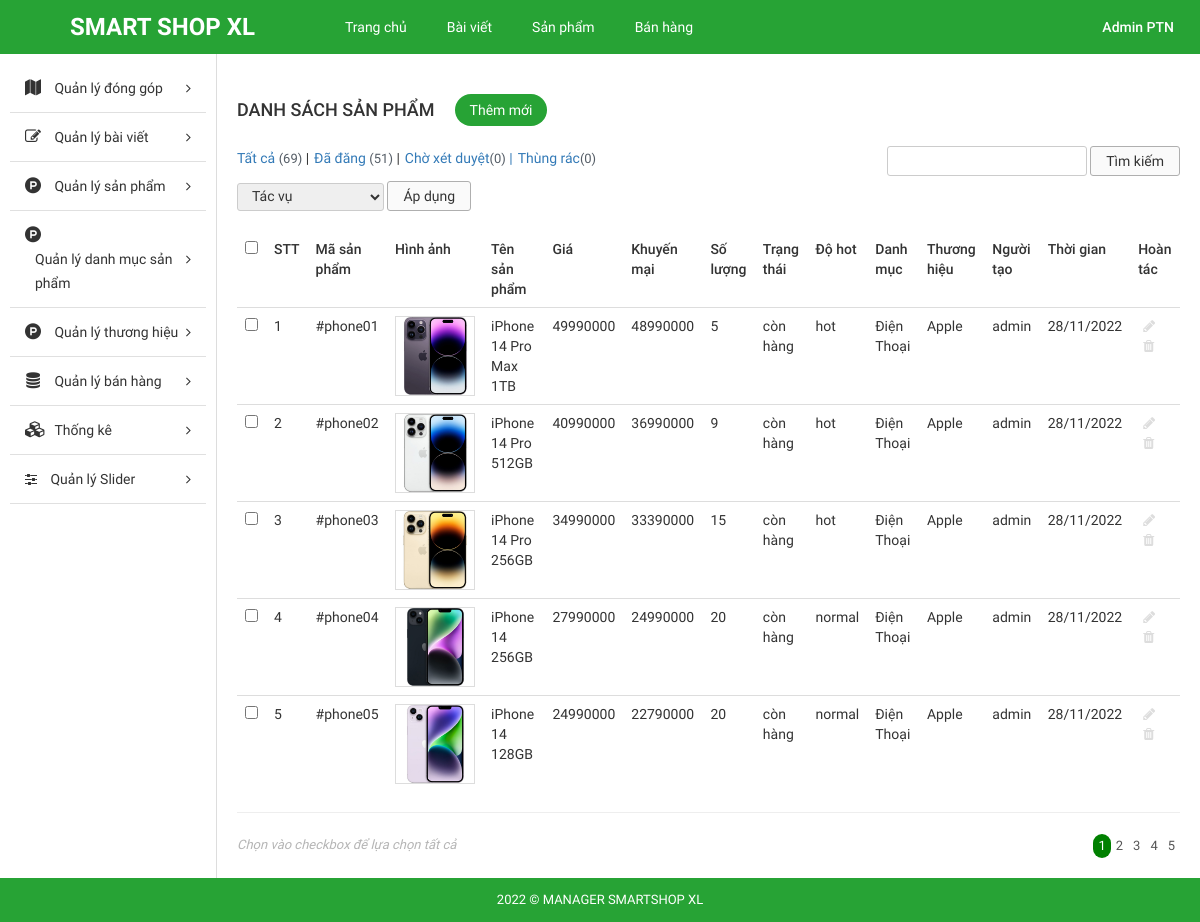
Page /Source_code/admin/index.php?modules=products&controllers=index&action=list (signed in) on the committed database.
### tables this page shows
CREATE TABLE `tbl_product` (
  `id` int NOT NULL AUTO_INCREMENT,
  `id_category` int NOT NULL,
  `id_brand` int NOT NULL,
  `name` varchar(255) NOT NULL,
  `code` varchar(255) NOT NULL,
  `price` float NOT NULL,
  `promotional_price` float NOT NULL,
  `quantity` int NOT NULL,
  `status` enum('còn hàng','hết hàng','hàng sắp về') NOT NULL,
  `description` text NOT NULL,
  `screen` varchar(255) NOT NULL,
  `ram` varchar(255) NOT NULL,
  `cpu` varchar(255) NOT NULL,
  `memory` varchar(255) NOT NULL,
  `operating_system` varchar(255) NOT NULL,
  `front_camera` varchar(255) NOT NULL,
  `rear_camera` varchar(255) NOT NULL,
  `user` varchar(255) NOT NULL,
  `create_date` varchar(255) NOT NULL,
  `image` varchar(255) NOT NULL,
  `level` enum('hot','normal','discount') NOT NULL,
  PRIMARY KEY (`id`),
  KEY `id_brand` (`id_brand`),
  KEY `id_category` (`id_category`),
  CONSTRAINT `tbl_product_ibfk_1` FOREIGN KEY (`id_brand`) REFERENCES `tbl_brand` (`id`) ON DELETE CASCADE,
  CONSTRAINT `tbl_product_ibfk_2` FOREIGN KEY (`id_category`) REFERENCES `tbl_category` (`id`) ON DELETE CASCADE
);

### Source_code/admin/libraries/database.php (called while the page is built, shortened)
<?php
function db_query($query_string) {
    global $conn;
    $result = mysqli_query($conn, $query_string);
    return $result;
}
function db_fetch_array($query_string) {
    $result = array();
    $mysqli_result = db_query($query_string);
    while ($row = mysqli_fetch_assoc($mysqli_result)) {
        $result[] = $row;
    }
    return $result;
}

### Source_code/admin/modules/products/models/indexModel.php (called while the page is built, shortened)
<?php
function getAllProduct(){
	return db_fetch_array("SELECT * FROM `tbl_product`");
}
function get_category_by_id($id){
	$data = db_fetch_array("SELECT * FROM `tbl_category` WHERE `id` = '$id'");
	return $data[0]['name'];
}
function get_brand_by_id($id){
	$data = db_fetch_array("SELECT * FROM `tbl_brand` WHERE `id` = '$id'");
	return $data[0]['name'];
}

### Source_code/admin/modules/products/controllers/indexController.php (called while the page is built, shortened)
<?php
function listAction() {
	$data_tmp = getAllProduct();
	for ($i=0; $i <count($data_tmp) ; $i++) {
		$data_tmp[$i]['category'] = get_category_by_id($data_tmp[$i]['id_category']);
		$data_tmp[$i]['brand']  = get_brand_by_id($data_tmp[$i]['id_brand']) ;
	};
	if(!empty($_GET['page'])){
		$page = $_GET['page'];
	}else{
		$page =1;
	}
	$numProduct = count($data_tmp);
	$productOnPage = 5;
	$num = ceil($numProduct/$productOnPage);
	$start = ($page - 1) * $productOnPage;
	$res =[];
	for ($i=$start; $i < $start+$productOnPage; $i++) {
		if(isset($data_tmp[$i]))
        $res[] = $data_tmp[$i];
	};
	$data = [$res, $num, $page];
	load_view('list',$data);
}

### Source_code/admin/core/router.php (called while the page is built, shortened)
<?php
$action_name = get_action().'Action';
call_function(array('construct', $action_name));

### Source_code/admin/core/appload.php (called while the page is built, shortened)
<?php
require CONFIGPATH . DIRECTORY_SEPARATOR . 'database.php';
require LIBPATH . DIRECTORY_SEPARATOR . 'database.php';
require COREPATH . DIRECTORY_SEPARATOR . 'base.php';
require COREPATH . DIRECTORY_SEPARATOR . 'router.php';

### Source_code/admin/index.php (called while the page is built, shortened)
<?php
require COREPATH.DIRECTORY_SEPARATOR.'appload.php';

### Source_code/admin/modules/products/views/listView.php (the view, shortened to what this page needs)
<div id="main-content-wp" class="list-product-page">
    <div class="wrap clearfix">
        <div id="content" class="fl-right">
            <div class="section" id="title-page">
                <div class="clearfix">
                    <h3 id="index" class="fl-left">Danh sách sản phẩm</h3>
                    <a href="?modules=products&controllers=index&action=add" title="" id="add-new" class="fl-left">Thêm mới</a>
                </div>
            </div>
            <div class="section" id="detail-page">
                <div class="section-detail">
                    <div class="filter-wp clearfix">
                        <ul class="post-status fl-left">
                            <li class="all"><a href="">Tất cả <span class="count">(69)</span></a> |</li>
                            <li class="publish"><a href="">Đã đăng <span class="count">(51)</span></a> |</li>
                            <li class="pending"><a href="">Chờ xét duyệt<span class="count">(0)</span> |</a></li>
                            <li class="pending"><a href="">Thùng rác<span class="count">(0)</span></a></li>
                        </ul>
                        <form method="GET" class="form-s fl-right">
                            <input type="text" name="s" id="s">
                            <input type="submit" name="sm_s" value="Tìm kiếm">
                        </form>
                    </div>
                    <div class="actions">
                        <form method="GET" action="" class="form-actions">
                            <select name="actions">
                                <option value="0">Tác vụ</option>
                            </select>
                            <input type="submit" name="sm_action" value="Áp dụng">
                        </form>
                    </div>
                    <div class="table-responsive">
                        <table class="table list-table-wp">
                            <thead>
                                <tr>
                                    <td><input type="checkbox" name="checkAll" id="checkAll"></td>
                                    <td><span class="thead-text">STT</span></td>
                                    <td><span class="thead-text">Mã sản phẩm</span></td>
                                    <td><span class="thead-text">Hình ảnh</span></td>
                                    <td><span class="thead-text">Tên sản phẩm</span></td>
                                    <td><span class="thead-text">Giá</span></td>
                                    <td><span class="thead-text">Khuyến mại</span></td>
                                    <td><span class="thead-text">Số lượng</span></td>
                                    <td><span class="thead-text">Trạng thái</span></td>
                                    <td><span class="thead-text">Độ hot</span></td>
                                    <td><span class="thead-text">Danh mục</span></td>
                                    <td><span class="thead-text">Thương hiệu</span></td>
                                    <td><span class="thead-text">Người tạo</span></td>
                                    <td><span class="thead-text">Thời gian</span></td>
                                    <td><span class="thead-text">Hoàn tác</span></td>
                                </tr>
                            </thead>
                            <tbody>
                                <?php  $i=0; if(!empty($data['0'])) foreach ($data['0'] as $value) { $i++;?>
                                <tr>
                                    <td><input type="checkbox" name="checkItem" class="checkItem"></td>
                                    <td><span class="tbody-text"><?php echo $i; ?></span></td>
                                    <td><span class="tbody-text"><?php echo $value['code']; ?></span></td>
                                    <td>
                                        <div class="tbody-thumb">
                                            <img src="<?php echo $value['image']; ?>" alt="">
                                        </div>
                                    </td>
                                    <td><span class="tbody-text"><?php echo $value['name']; ?></span></td>
                                    <td><span class="tbody-text"><?php echo $value['price']; ?></span></td>
                                    <td><span class="tbody-text"><?php echo $value['promotional_price']; ?></span></td>
                                    <td><span class="tbody-text"><?php echo $value['quantity']; ?></span></td>
                                    <td><span class="tbody-text"><?php echo $value['status']; ?></span></td>
                                    <td><span class="tbody-text"><?php echo $value['level']; ?></span></td>
                                    <td><span class="tbody-text"><?php echo $value['category']; ?></span></td>
                                    <td><span class="tbody-text"><?php echo $value['brand']; ?></span></td>
                                    <td><span class="tbody-text"><?php echo $value['user']; ?></span></td>
                                    <td><span class="tbody-text"><?php echo $value['create_date']; ?></span></td>
                                    <td>
                                        <ul class="list-operation ">
                                            <li><a href="?modules=products&controllers=index&action=edit&id=<?php echo $value['id'] ;?>" title="Sửa" class="edit"><i class="fa fa-pencil" aria-hidden="true"></i></a></li>
                                            <li><a onclick="return Del('<?php echo $value['name'];?>')" href="?modules=products&controllers=index&action=delete&id=<?php echo $value['id'] ;?>" title="Xóa" class="delete"><i class="fa fa-trash" aria-hidden="true"></i></a></li>
                                        </ul>
                                    </td>
                                </tr>
                                <?php }; ?>
                            </tbody>
                        </table>
                        <hr>
                    </div>
                </div>
            </div>
            <div class="section" id="paging-wp">
                <div class="section-detail clearfix">
                    <p id="desc" class="fl-left">Chọn vào checkbox để lựa chọn tất cả</p>
                    <ul id="list-paging" class="fl-right">
                        <?php for ($i=1; $i <= $data['1'] ; $i++) { ?>
                        <li>
                            <a <?php if($i == $data['2']) echo 'style="background-color: green; color:white; border-radius:300px;"';  ?>  href="?modules=products&controllers=index&action=list&page=<?php echo $i; ?>" title=""><?php echo $i; ?></a>
                        </li>
                        <?php }; ?>
                    </ul>
                </div>
            </div>
        </div>
    </div>
</div>

### Source_code/admin/core/base.php (shortened to what this page needs)
<?php
function get_module() {
    global $config;
    $module = isset($_GET['modules']) ? $_GET['modules'] : $config['default_module'];
    return $module;
}
function call_function($list_function = array()) {
    if (is_array($list_function)) {
        foreach ($list_function as $f) {
            if (function_exists($f())) {
                $f();
            }
        }
    }
}
function load_view($name, $data_send = array()) {
    $data = $data_send;
    $path = MODULESPATH . DIRECTORY_SEPARATOR . get_module() . DIRECTORY_SEPARATOR . 'views' . DIRECTORY_SEPARATOR . $name . 'View.php';
    if (file_exists($path)) {
        require $path;
    } else {
        echo "Không tìm thấy {$path}";
    }
}
function get_header($name = '') {
    global $data;
    if (empty($name)) {
        $name = 'header';
    } else {
        $name = "header-{$name}";
    }
    $path = LAYOUTPATH . DIRECTORY_SEPARATOR . $name . '.php';
    if (file_exists($path)) {
        if (is_array($data)) {
            foreach ($data as $key => $a) {
                $$key = $a;
            }
        }
        require $path;
    } else {
        echo "Không tìm thấy {$path}";
    }
}
function get_footer($name = '') {
    global $data;
    if (empty($name)) {
        $name = 'footer';
    } else {
        $name = "footer-{$name}";
    }
    $path = LAYOUTPATH . DIRECTORY_SEPARATOR . $name . '.php';
    if (file_exists($path)) {
        if (is_array($data)) {
            foreach ($data as $key => $a) {
                $$key = $a;
            }
        }
        require $path;
    } else {
        echo "Không tìm thấy {$path}";
    }
}
function get_sidebar($name = '') {
    global $data;
    if (empty($name)) {
        $name = 'sidebar';
    } else {
        $name = "sidebar-{$name}";
    }
    $path = LAYOUTPATH . DIRECTORY_SEPARATOR . $name . '.php';
    if (file_exists($path)) {
        if (is_array($data)) {
            foreach ($data as $key => $a) {
                $$key = $a;
            }
        }
        require $path;
    } else {
        echo "Không tìm thấy {$path}";
    }
}
?>

### Source_code/admin/public/css/import/global.css (style rules this page uses)
body { font-family: "Roboto Regular"; font-size: 14px; line-height: 24px; color: #333; }
.fl-left { float: left; }
.fl-right { float: right; }
img { max-width: 100%; height: auto; display: block; }
ul li { list-style: none!important; }
a { text-decoration: none!important; }

### Source_code/admin/public/css/import/list_post.css (style rules this page uses)
#content { width: 82%; border-left: 1px solid #ddd; padding: 20px; }
#add-new { display: inline-block; color: #fff; background: #27a335; padding: 4px 15px; margin: 20px; border-radius: 20px; }
#index { font-family: 'Roboto Medium'; font-weight: normal; text-transform: uppercase; font-size: 18px; padding: 24px 0px; }
.list-table-wp thead tr td { font-family: 'Roboto Medium'; font-weight: normal; }
.list-operation li { float: left; }
.list-operation li a { display: block; padding: 0px 5px; color: #ddd; }
.list-operation { width: 25%; }
#paging-wp #desc { font-size: 13px; color: #b5b5b5; font-style: italic; }
#list-paging li { float: left; }
#list-paging li a { display: inline-block; color: #555; font-size: 13px; padding: 0px 5px; }
.filter-wp { margin-bottom: 5px; }
.actions { margin-bottom: 20px; }
.post-status li { float: left; font-size: 14px; margin-right: 5px; }
.post-status li .count { color: #555d66; font-size: 13px; display: inline-block; }
.form-s input[type="text"], .form-actions select { border-radius: 3px; border: 1px solid #ccc; padding: 2px 10px; }
.form-s input[type="submit"], .form-actions input[type="submit"] { border-radius: 3px; border: 1px solid #afafaf; padding: 2px 15px; background: #fafafa; }
.form-actions select { padding: 4px 10px; }

### Source_code/admin/public/css/import/list_product.css (style rules this page uses)
.tbody-thumb { width: 80px; height: 80px; overflow: hidden; }
.tbody-thumb img { border: 1px solid #ddd; }

### Source_code/admin/public/css/import/menu.css (style rules this page uses)
.actions select { border-radius: 3px; border: 1px solid #ccc; padding: 4px 10px; }

### Source_code/admin/public/css/import/detail_order.css (style rules this page uses)
.table { margin-bottom: 0!important; }

### rows in the picture
tbl_product: code "#phone01", image (picture), name "iPhone 14 Pro Max 1TB", price "49990000", promotional_price "48990000", quantity "5", status "còn hàng", level "hot", category "Điện Thoại", brand "Apple", user "admin", create_date "28/11/2022"
tbl_product: code "#phone02", image (picture), name "iPhone 14 Pro 512GB", price "40990000", promotional_price "36990000", quantity "9", status "còn hàng", level "hot", category "Điện Thoại", brand "Apple", user "admin", create_date "28/11/2022"
tbl_product: code "#phone03", image (picture), name "iPhone 14 Pro 256GB", price "34990000", promotional_price "33390000", quantity "15", status "còn hàng", level "hot", category "Điện Thoại", brand "Apple", user "admin", create_date "28/11/2022"
tbl_product: code "#phone04", image (picture), name "iPhone 14 256GB", price "27990000", promotional_price "24990000", quantity "20", status "còn hàng", level "normal", category "Điện Thoại", brand "Apple", user "admin", create_date "28/11/2022"
tbl_product: code "#phone05", image (picture), name "iPhone 14 128GB", price "24990000", promotional_price "22790000", quantity "20", status "còn hàng", level "normal", category "Điện Thoại", brand "Apple", user "admin", create_date "28/11/2022"
